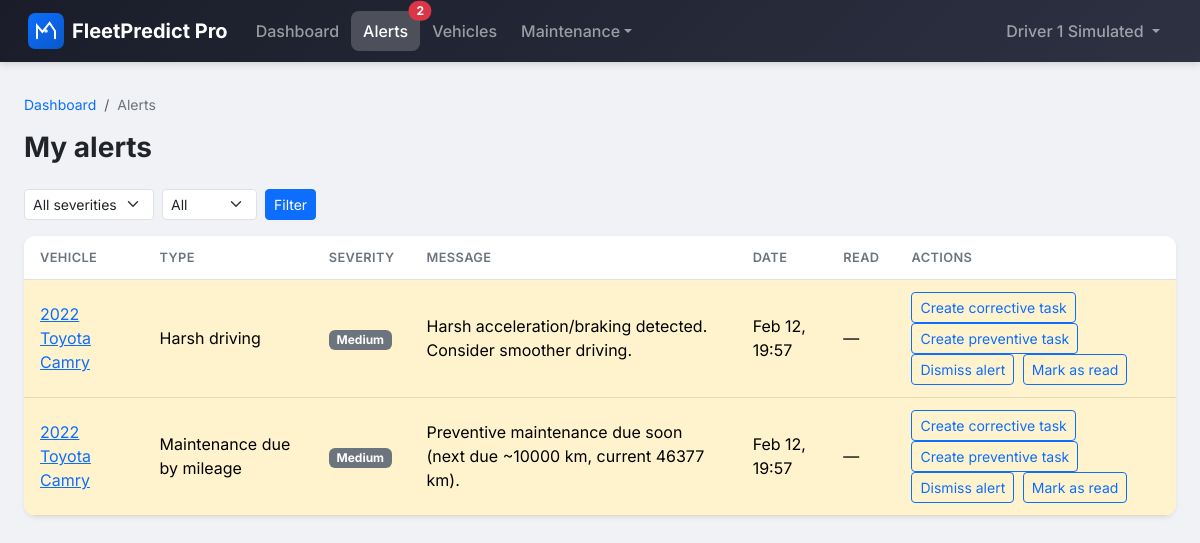
Before: /alerts/ (signed in) with the older database file.
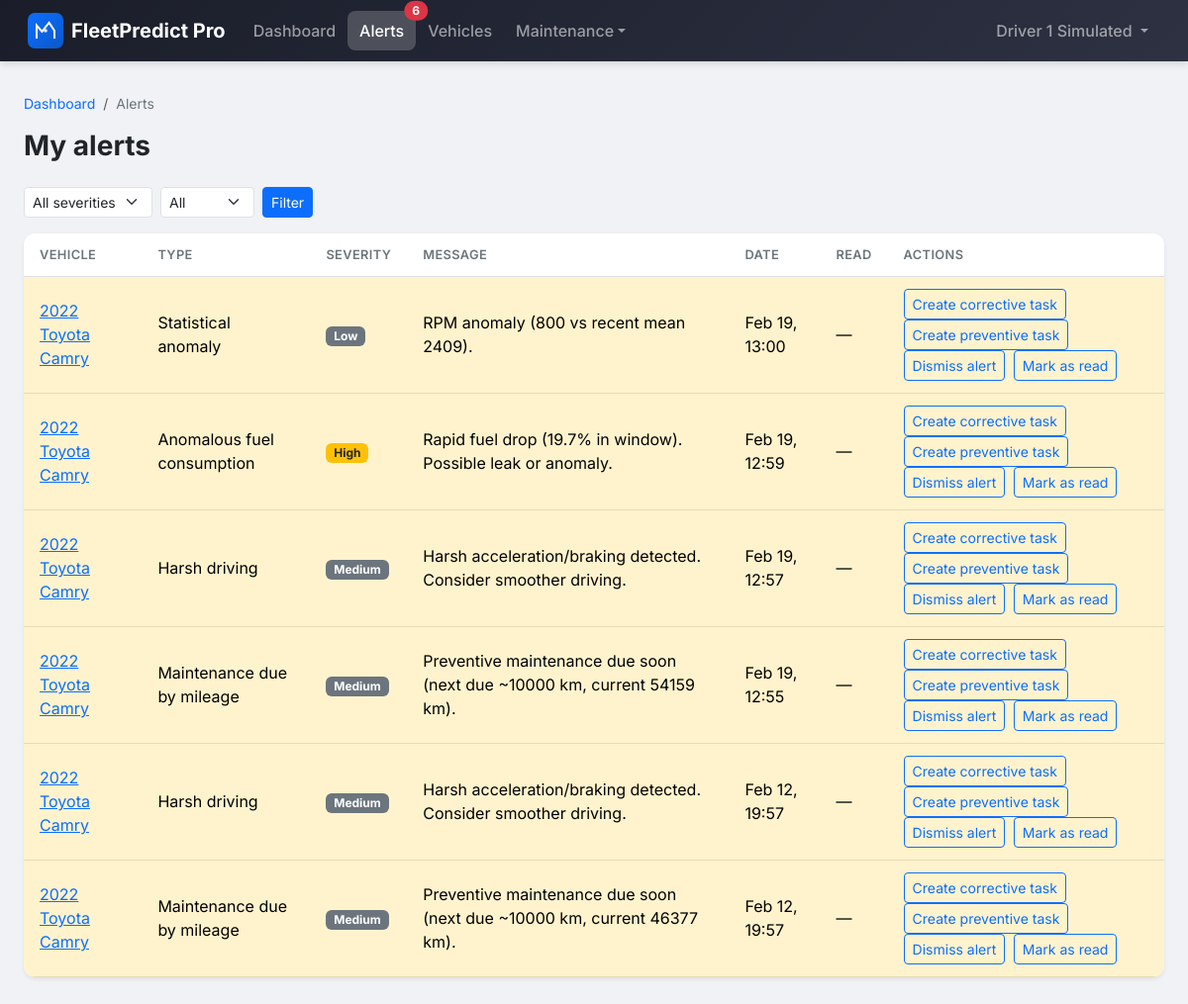
After: the same page with the newer database file.
### apps/users/models.py (models this page shows, shortened)
class User(AbstractBaseUser, PermissionsMixin):
    class Role(models.TextChoices):
        ADMINISTRATOR = 'administrator', 'Administrator'
        FLEET_MANAGER = 'fleet_manager', 'Fleet Manager'
        MECHANIC = 'mechanic', 'Mechanic'
        DRIVER = 'driver', 'Driver'
    email = models.EmailField(unique=True)
    first_name = models.CharField(max_length=150)
    last_name = models.CharField(max_length=150)
    role = models.CharField(
        max_length=20,
        choices=Role.choices,
        default=Role.DRIVER
    )
    is_active = models.BooleanField(default=True)
    is_staff = models.BooleanField(default=False)
    date_joined = models.DateTimeField(default=timezone.now)
    last_login = models.DateTimeField(null=True, blank=True)
    objects = UserManager()
    USERNAME_FIELD = 'email'
    REQUIRED_FIELDS = ['first_name', 'last_name']
    class Meta:
        verbose_name = 'User'
        verbose_name_plural = 'Users'
        ordering = ['-date_joined']
    def get_full_name(self):
        return f'{self.first_name} {self.last_name}'.strip()
    @property
    def is_driver(self):
        return self.role == self.Role.DRIVER
    def can_manage_vehicles(self):
        return self.role in [self.Role.ADMINISTRATOR, self.Role.FLEET_MANAGER]
    def can_manage_maintenance(self):
        return self.role in [
            self.Role.ADMINISTRATOR,
            self.Role.FLEET_MANAGER,
            self.Role.MECHANIC
        ]
    def can_view_reports(self):
        return self.role in [self.Role.ADMINISTRATOR, self.Role.FLEET_MANAGER]
    def can_manage_platform(self):
        return self.role == self.Role.ADMINISTRATOR

### apps/vehicles/models.py (models this page shows, shortened)
class VehicleAlert(models.Model):
    class AlertType(models.TextChoices):
        HIGH_ENGINE_TEMP = 'high_engine_temp', 'High engine temperature'
        ANOMALOUS_FUEL = 'anomalous_fuel', 'Anomalous fuel consumption'
        HARSH_DRIVING = 'harsh_driving', 'Harsh driving'
        PROLONGED_IDLE = 'prolonged_idle', 'Prolonged idling'
        MAINTENANCE_MILEAGE = 'maintenance_mileage', 'Maintenance due by mileage'
        MAINTENANCE_TIME = 'maintenance_time', 'Maintenance due by time'
        STATISTICAL_ANOMALY = 'statistical_anomaly', 'Statistical anomaly'
    class Severity(models.TextChoices):
        LOW = 'low', 'Low'
        MEDIUM = 'medium', 'Medium'
        HIGH = 'high', 'High'
        CRITICAL = 'critical', 'Critical'
    vehicle = models.ForeignKey(
        Vehicle,
        on_delete=models.CASCADE,
        related_name='alerts'
    )
    alert_type = models.CharField(max_length=32, choices=AlertType.choices)
    severity = models.CharField(max_length=16, choices=Severity.choices, default=Severity.MEDIUM)
    message = models.TextField()
    confidence = models.DecimalField(
        max_digits=4,
        decimal_places=2,
        null=True,
        blank=True,
        help_text='0-1 confidence score'
    )
    timeframe_text = models.CharField(
        max_length=128,
        blank=True,
        help_text='e.g. "Próximos 7 días", "En 500 km"',
    )
    created_at = models.DateTimeField(auto_now_add=True)
    read_at = models.DateTimeField(null=True, blank=True)
    suggestion_status = models.CharField(
        max_length=16,
        choices=[
            ('pending', 'Pending'),
            ('accepted', 'Accepted'),
            ('dismissed', 'Dismissed'),
        ],
        null=True,
        blank=True,
        db_index=True,
    )
    class Meta:
        verbose_name = 'Vehicle Alert'
        verbose_name_plural = 'Vehicle Alerts'
        ordering = ['-created_at']
        indexes = [
            models.Index(fields=['vehicle', 'created_at'], name='veh_alert_vehicle_ts_idx'),
        ]

class Vehicle(models.Model):
    class Status(models.TextChoices):
        ACTIVE = 'active', 'Active'
        INACTIVE = 'inactive', 'Inactive'
        UNDER_MAINTENANCE = 'under_maintenance', 'Under Maintenance'
        RETIRED = 'retired', 'Retired'
    license_plate = models.CharField(max_length=20, unique=True)
    vin = models.CharField(
        max_length=17,
        unique=True,
        help_text='Vehicle Identification Number'
    )
    make = models.CharField(max_length=100)
    model = models.CharField(max_length=100)
    year = models.PositiveIntegerField()
    color = models.CharField(max_length=50, blank=True)
    vehicle_type = models.ForeignKey(
        VehicleType,
        on_delete=models.PROTECT,
        related_name='vehicles',
        null=True,
        blank=True
    )
    status = models.CharField(
        max_length=20,
        choices=Status.choices,
        default=Status.ACTIVE
    )
    current_mileage = models.PositiveIntegerField(
        default=0,
        help_text='Current mileage in kilometers'
    )
    fuel_type = models.CharField(max_length=50, blank=True)
    fuel_capacity = models.DecimalField(
        max_digits=6,
        decimal_places=2,
        null=True,
        blank=True,
        help_text='Fuel capacity in liters'
    )
    assigned_driver = models.ForeignKey(
        settings.AUTH_USER_MODEL,
        on_delete=models.SET_NULL,
        null=True,
        blank=True,
        related_name='assigned_vehicles',
        limit_choices_to={'role': 'driver'}
    )
    notes = models.TextField(blank=True)
    created_at = models.DateTimeField(auto_now_add=True)
    updated_at = models.DateTimeField(auto_now=True)
    created_by = models.ForeignKey(
        settings.AUTH_USER_MODEL,
        on_delete=models.SET_NULL,
        null=True,
        related_name='created_vehicles'
    )
    is_deleted = models.BooleanField(default=False)
    deleted_at = models.DateTimeField(null=True, blank=True)
    last_telemetry_at = models.DateTimeField(null=True, blank=True)
    class Meta:
        verbose_name = 'Vehicle'
        verbose_name_plural = 'Vehicles'
        ordering = ['-created_at']
    @property
    def display_name(self):
        return f'{self.year} {self.make} {self.model}'

class Runbook(models.Model):
    class ActionType(models.TextChoices):
        MARK_ALERT_READ = 'mark_alert_read', 'Mark alert as read'
        CREATE_MAINTENANCE_TASK = 'create_maintenance_task', 'Create maintenance task'
        DISMISS_ALERT = 'dismiss_alert', 'Dismiss alert'
    name = models.CharField(max_length=200)
    alert_type = models.CharField(
        max_length=32,
        choices=VehicleAlert.AlertType.choices,
        null=True,
        blank=True,
        help_text='Optional: only for this alert type',
    )
    action_type = models.CharField(max_length=32, choices=ActionType.choices)
    params = models.JSONField(default=dict, blank=True)
    is_active = models.BooleanField(default=True)
    created_at = models.DateTimeField(auto_now_add=True)
    updated_at = models.DateTimeField(auto_now=True)
    class Meta:
        verbose_name = 'Runbook'
        verbose_name_plural = 'Runbooks'
        ordering = ['name']

### apps/dashboard/views.py (the view)
# urls.py: path('alerts/', AlertsView.as_view(), name='alerts'),
class AlertsView(LoginRequiredMixin, ListView):
    model = VehicleAlert
    template_name = 'dashboard/alerts.html'
    context_object_name = 'alerts'
    paginate_by = 25
    def get_queryset(self):
        user = self.request.user
        vehicle_ids = Vehicle.objects.filter(is_deleted=False)
        if user.is_driver:
            vehicle_ids = vehicle_ids.filter(assigned_driver=user)
        vehicle_ids = vehicle_ids.values_list('id', flat=True)
        qs = (
            VehicleAlert.objects.filter(vehicle_id__in=vehicle_ids)
            .select_related('vehicle')
            .order_by('-created_at')
        )
        severity = self.request.GET.get('severity')
        if severity and severity in dict(VehicleAlert.Severity.choices):
            qs = qs.filter(severity=severity)
        read_filter = self.request.GET.get('read')
        if read_filter == 'unread':
            qs = qs.filter(read_at__isnull=True)
        elif read_filter == 'read':
            qs = qs.exclude(read_at__isnull=True)
        return qs
    def get_context_data(self, **kwargs):
        context = super().get_context_data(**kwargs)
        context['runbooks_list'] = list(Runbook.objects.filter(is_active=True).order_by('name'))
        context['severity_choices'] = VehicleAlert.Severity.choices
        return context

### templates/dashboard/alerts.html (shortened to what this page needs)
{% extends "base.html" %}
{% block breadcrumb %}
<nav aria-label="breadcrumb" class="breadcrumb-fp">
  <ol class="breadcrumb mb-0">
    <li class="breadcrumb-item"><a href="{% url 'dashboard:index' %}">Dashboard</a></li>
    <li class="breadcrumb-item active" aria-current="page">Alerts</li>
  </ol>
</nav>
{% endblock %}
{% block content %}
<div class="d-flex flex-wrap justify-content-between align-items-center gap-2 mb-4">
  <h2 class="page-title mb-0">My alerts</h2>
</div>
<form method="get" class="row g-2 mb-3">
  <div class="col-auto">
    <select name="severity" class="form-select form-select-sm">
      <option value="">All severities</option>
    </select>
  </div>
  <div class="col-auto">
    <select name="read" class="form-select form-select-sm">
      <option value="">All</option>
    </select>
  </div>
  <div class="col-auto">
    <button type="submit" class="btn btn-sm btn-primary">Filter</button>
  </div>
</form>
<div class="card card-fp">
  <div class="card-body p-0">
    {% if alerts %}
    <div class="table-responsive">
      <table class="table table-fp table-hover mb-0">
        <thead>
          <tr>
            <th>Vehicle</th>
            <th>Type</th>
            <th>Severity</th>
            <th>Message</th>
            <th>Date</th>
            <th>Read</th>
            <th>Actions</th>
          </tr>
        </thead>
        <tbody>
          {% for alert in alerts %}
          <tr class="{% if not alert.read_at %}table-warning{% endif %}">
            <td><a href="{% url 'vehicles:vehicle_detail' alert.vehicle_id %}">{{ alert.vehicle.display_name }}</a></td>
            <td>{{ alert.get_alert_type_display }}</td>
            <td><span class="badge bg-{% if alert.severity == 'critical' %}danger{% elif alert.severity == 'high' %}warning text-dark{% else %}secondary{% endif %}">{{ alert.get_severity_display }}</span></td>
            <td>{{ alert.message|truncatewords:15 }}</td>
            <td>{{ alert.created_at|date:"M d, H:i" }}</td>
            <td>{% if alert.read_at %}{{ alert.read_at|date:"M d" }}{% else %}—{% endif %}</td>
            <td>
              {% for runbook in runbooks_list %}
                {% if not runbook.alert_type or runbook.alert_type == alert.alert_type %}
                <form method="post" action="{% url 'dashboard:execute_runbook' %}" class="d-inline">
                  <button type="submit" class="btn btn-sm btn-outline-primary me-1">{{ runbook.name }}</button>
                </form>
                {% endif %}
              {% endfor %}
            </td>
          </tr>
          {% endfor %}
        </tbody>
      </table>
    </div>
    {% else %}
    <div class="p-4 text-muted text-center">No alerts.</div>
    {% endif %}
  </div>
</div>
{% endblock %}

### templates/base.html (shortened to what this page needs)
{% load static %}
<!DOCTYPE html>
<html lang="en">
<head>
    <link href="https://cdn.jsdelivr.net/npm/bootstrap@5.3/dist/css/bootstrap.min.css" rel="stylesheet">
    <link rel="stylesheet" href="https://cdn.jsdelivr.net/npm/bootstrap-icons@1.11.3/font/bootstrap-icons.min.css">
    <link href="{% static 'css/styles.css' %}" rel="stylesheet">
</head>
<body>
    <nav class="navbar navbar-expand-lg navbar-dark navbar-fp">
        <div class="container-fluid">
            <a class="navbar-brand" href="{% url 'dashboard:index' %}">
                <img src="{% static 'img/logo.svg' %}" alt="" class="fp-logo"> <span>FleetPredict Pro</span>
            </a>
            <div class="collapse navbar-collapse" id="navbarNav">
                <ul class="navbar-nav me-auto">
                    {% if user.is_authenticated %}
                    <li class="nav-item">
                        <a class="nav-link {% if request.resolver_match.namespace == 'dashboard' and request.resolver_match.url_name == 'index' %}active{% endif %}" href="{% url 'dashboard:index' %}">Dashboard</a>
                    </li>
                    <li class="nav-item">
                        <a class="nav-link position-relative {% if request.resolver_match.url_name == 'alerts' %}active{% endif %}" href="{% url 'dashboard:alerts' %}">Alerts{% if alerts_unread_count %}<span class="position-absolute top-0 start-100 translate-middle badge rounded-pill bg-danger">{{ alerts_unread_count }}</span>{% endif %}</a>
                    </li>
                    {% if user.can_manage_vehicles %}
                    <li class="nav-item dropdown">
                        <a class="nav-link dropdown-toggle {% if request.resolver_match.namespace == 'vehicles' %}active{% endif %}" href="#" id="navFleet" role="button" data-bs-toggle="dropdown" aria-expanded="false">Fleet</a>
                        <ul class="dropdown-menu" aria-labelledby="navFleet">
                            <li><a class="dropdown-item" href="{% url 'vehicles:vehicle_list' %}">Vehicles</a></li>
                            <li><a class="dropdown-item" href="{% url 'vehicles:compliance_list' %}">Compliance</a></li>
                        </ul>
                    </li>
                    {% else %}
                    <li class="nav-item">
                        <a class="nav-link {% if request.resolver_match.namespace == 'vehicles' %}active{% endif %}" href="{% url 'vehicles:vehicle_list' %}">Vehicles</a>
                    </li>
                    {% endif %}
                    <li class="nav-item dropdown">
                        <a class="nav-link dropdown-toggle " href="#" id="navMaintenance" role="button" data-bs-toggle="dropdown" aria-expanded="false">Maintenance</a>
                    </li>
                    {% endif %}
                </ul>
                <ul class="navbar-nav">
                    {% if user.is_authenticated %}
                    <li class="nav-item dropdown">
                        <a class="nav-link dropdown-toggle" href="#" id="userDropdown" role="button" data-bs-toggle="dropdown" aria-expanded="false">
                            {{ user.get_full_name|default:user.email }}
                        </a>
                    </li>
                    {% endif %}
                </ul>
            </div>
        </div>
    </nav>
    <main class="container-fluid" id="main-content">
        {% block breadcrumb %}{% endblock %}
        {% block content %}{% endblock %}
    </main>
</body>
</html>

Changed rows visible on the page:
added VehicleAlert: vehicle.display_name "2022 Toyota Camry", alert_type "Statistical anomaly", severity "Low", message "RPM anomaly (800 vs recent mean 2409).", created_at "Feb 19, 13:00", Runbook (name "Create corrective task"), Runbook (name "Create preventive task"), Runbook (name "Dismiss alert"), Runbook (name "Mark as read")
added VehicleAlert: vehicle.display_name "2022 Toyota Camry", alert_type "Anomalous fuel consumption", severity "High", message "Rapid fuel drop (19.7% in window). Possible leak or anomaly.", created_at "Feb 19, 12:59", Runbook (name "Create corrective task"), Runbook (name "Create preventive task"), Runbook (name "Dismiss alert"), Runbook (name "Mark as read")
added VehicleAlert: vehicle.display_name "2022 Toyota Camry", alert_type "Harsh driving", severity "Medium", message "Harsh acceleration/braking detected. Consider smoother driving.", created_at "Feb 19, 12:57", Runbook (name "Create corrective task"), Runbook (name "Create preventive task"), Runbook (name "Dismiss alert"), Runbook (name "Mark as read")
added VehicleAlert: vehicle.display_name "2022 Toyota Camry", alert_type "Maintenance due by mileage", severity "Medium", message "Preventive maintenance due soon (next due ~10000 km, current 54159 km).", created_at "Feb 19, 12:55", Runbook (name "Create corrective task"), Runbook (name "Create preventive task"), Runbook (name "Dismiss alert"), Runbook (name "Mark as read")
Other visible differences:
{{ alerts_unread_count }}: "2" → "6"
